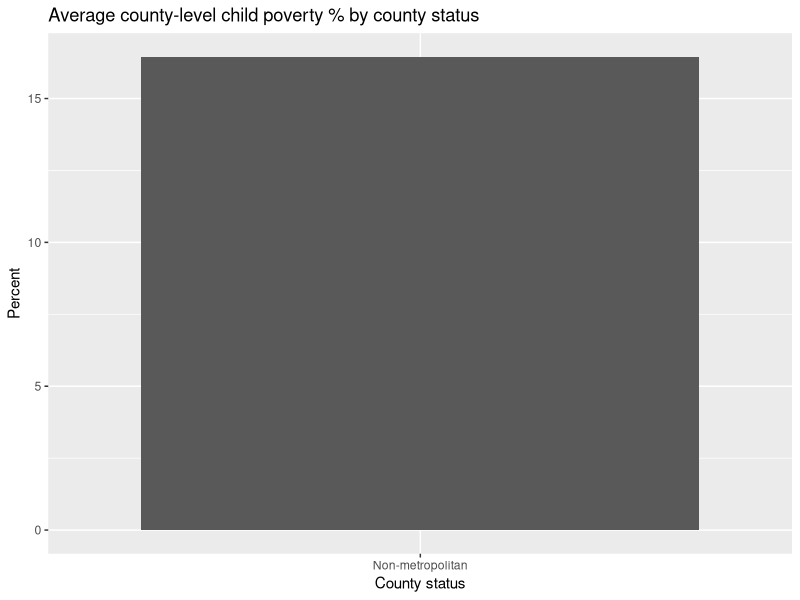
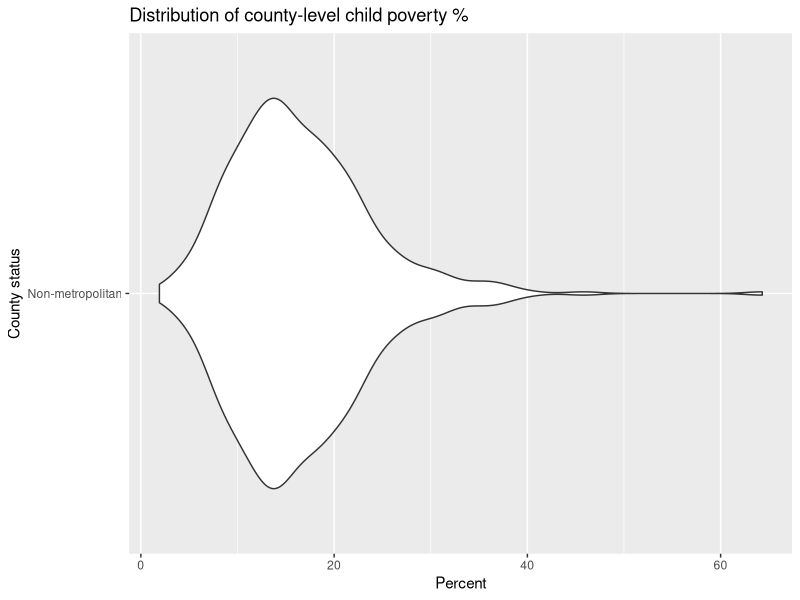
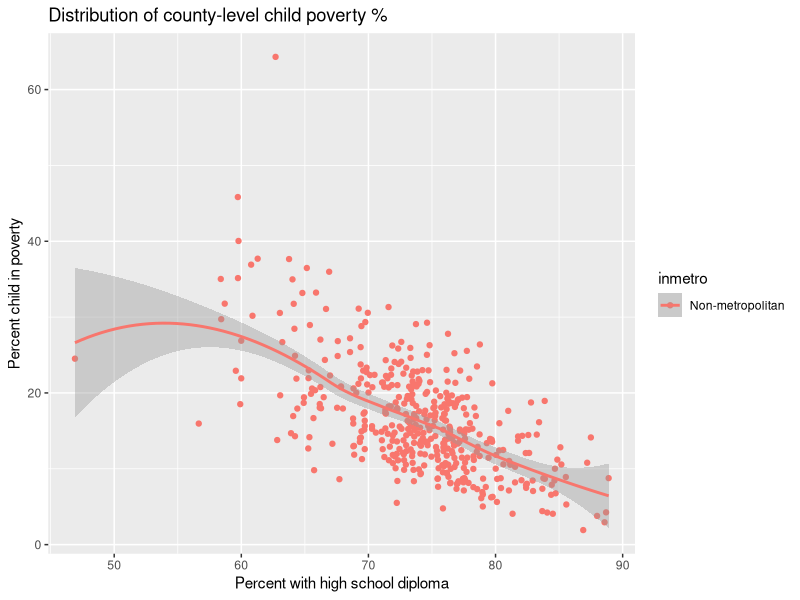

These figures' R source, in order:
## ---- chunk 1
library(ggplot2); library(dplyr)
midwest <- midwest %>% mutate(inmetro = ifelse(inmetro == 1, "Metropolitan", "Non-metropolitan"))

## ---- chunk 2
library(ggplot2); library(dplyr)
midwest <- midwest %>% mutate(inmetro = ifelse(inmetro == 1, "Metropolitan", "Non-metropolitan"))


mid1 <- midwest %>% group_by(inmetro) %>% summarise(ave.ed = mean(percchildbelowpovert))
ggplot(mid1, aes(factor(inmetro), ave.ed)) + 
  geom_bar(stat = "identity") + 
  ylab("Percent") + 
  xlab("County status") +
  ggtitle("Average county-level child poverty % by county status")

## ---- chunk 3
ggplot(midwest, aes(x = factor(inmetro), y = percchildbelowpovert)) + 
  geom_violin()  + xlab("County status") + ylab("Percent") + 
  ggtitle("Distribution of county-level child poverty %") + 
  coord_flip() 
## ---- chunk 4

ggplot(midwest, aes(perchsd, percchildbelowpovert, colour = inmetro)) + 
  geom_point()  + geom_smooth() + xlab("Percent with high school diploma") + ylab("Percent child in poverty") + 
  ggtitle("Distribution of county-level child poverty %") 
